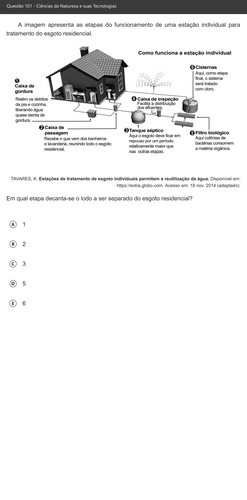
#> input picture 11-recortarexcesso/questoes/questao-101.png, 247 x 500 px, shrunk from 2383 x 4826 before the run; its folder holds 4 pictures in this run
$ python recorta-excessos.py
#> lines starting #> are read from the running program, lines starting #| are printed output that depends on the picture
from PIL import Image
import os
import shutil

def encontrar_fim_do_branco(imagem, tolerancia=15):
    """
    Varre a imagem de baixo para cima analisando a linha horizontal quase inteira.
    Evita passar por "buracos" entre as letras e cortar as alternativas.
    """
    largura, altura = imagem.size
    pixels = imagem.load()

    # Define uma margem nas laterais para ignorar possíveis bordas pretas/sujeiras do scanner
    margem_lateral = int(largura * 0.1)  # 10% de margem
    x_inicio = margem_lateral
    x_fim = largura - margem_lateral

    # Percorre de baixo para cima
    for y in range(altura - 1, -1, -1):

        # Varre a linha horizontalmente de x_inicio até x_fim
        for x in range(x_inicio, x_fim):
            pixel = pixels[x, y]

            if len(pixel) == 4:
                r, g, b, _ = pixel
            else:
                r, g, b = pixel[:3]

            # Se encontrar QUALQUER pixel que não seja branco, achou o fim da página
            if r < (255 - tolerancia) or g < (255 - tolerancia) or b < (255 - tolerancia):
                print(f"Conteúdo detectado na linha y={y}. Cortando abaixo disso.")
                return y + 8  # Margem de segurança de 8 pixels para ficar visualmente agradável

    return None

def processar_imagens(pasta_origem, pasta_destino):
    """
    Processa todas as imagens da pasta origem, recortando o excesso branco inferior
    e copiando todas para a pasta destino
    """
#> called with pasta_origem = './questoes', pasta_destino = 'finalizadas'
    os.makedirs(pasta_destino, exist_ok=True)

    arquivos = [f for f in os.listdir(pasta_origem)
                if f.lower().endswith(('.png', '.jpg', '.jpeg', '.bmp', '.tiff'))]

    print(f"Encontrados {len(arquivos)} arquivos para processar")

    for arquivo in arquivos:
        caminho_origem = os.path.join(pasta_origem, arquivo)
        caminho_destino = os.path.join(pasta_destino, arquivo)

        try:
            with Image.open(caminho_origem) as imagem:
#> imagem is the input picture: PIL image 247x500 RGB; min 0, max 255, mean 239.6
                print(f"\nProcessando: {arquivo} ({imagem.width}x{imagem.height})")
#| Processando: questao-101.png (247x500)

                posicao_corte = encontrar_fim_do_branco(imagem)
#> posicao_corte = 313

                if posicao_corte is not None and posicao_corte < imagem.height:
                    area_corte = (0, 0, imagem.width, posicao_corte)
#> area_corte = (0, 0, 247, 313)
                    imagem_recortada = imagem.crop(area_corte)
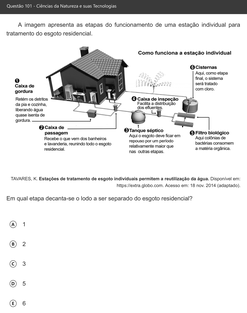
#> imagem_recortada: PIL image 247x313 RGB; min 0, max 255, mean 230.4
                    imagem_recortada.save(caminho_destino)
                    print(f"✓ Imagem recortada: {imagem_recortada.width}x{imagem_recortada.height}")
#| ✓ Imagem recortada: 247x313
                else:
                    shutil.copy2(caminho_origem, caminho_destino)
                    print(f"✓ Imagem mantida original (sem excesso branco detectado)")

        except Exception as e:
            print(f"✗ Erro ao processar {arquivo}: {e}")
            try:
                shutil.copy2(caminho_origem, caminho_destino)
                print(f"✓ Arquivo copiado mesmo com erro")
            except:
                print(f"✗ Não foi possível copiar o arquivo")
#> pass 2 of the loop in processar_imagens, `for arquivo in arquivos:`:
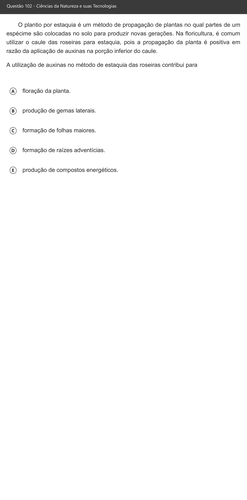
#> input picture 11-recortarexcesso/questoes/questao-102.png, 247 x 500 px, shrunk from 2383 x 4826 before the run
#> in processar_imagens, imagem is the input picture: PIL image 247x500 RGB; min 41, max 255, mean 246.4
#| Processando: questao-102.png (247x500)
#> posicao_corte = 181
#> area_corte = (0, 0, 247, 181)
#> in processar_imagens, `imagem_recortada = imagem.crop(area_corte)`:
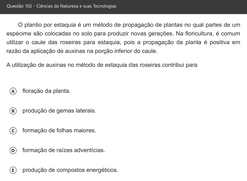
#> imagem_recortada: PIL image 247x181 RGB; min 41, max 255, mean 231.2
#| ✓ Imagem recortada: 247x181
#> pass 3 of the loop in processar_imagens, `for arquivo in arquivos:`:
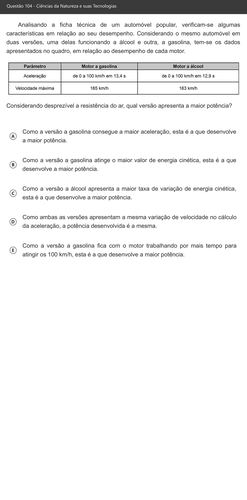
#> input picture 11-recortarexcesso/questoes/questao-104.png, 247 x 500 px, shrunk from 2383 x 4826 before the run
#> in processar_imagens, imagem is the input picture: PIL image 247x500 RGB; mean R, G, B 241.4, 241.4, 241.4
#| Processando: questao-104.png (247x500)
#> posicao_corte = 265
#> area_corte = (0, 0, 247, 265)
#> in processar_imagens, `imagem_recortada = imagem.crop(area_corte)`:
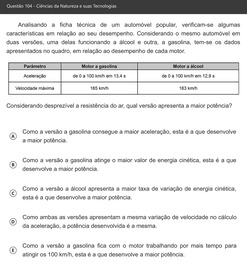
#> imagem_recortada: PIL image 247x265 RGB; mean R, G, B 229.3, 229.3, 229.3
#| ✓ Imagem recortada: 247x265
#> the loop made 4 passes; the first 3 are shown

if __name__ == "__main__":
    pasta_origem = "./questoes"
    pasta_destino = "finalizadas"

    print("Iniciando processamento com varredura horizontal completa...")

    if not os.path.exists(pasta_origem):
        print(f"Erro: A pasta '{pasta_origem}' não existe!")
        exit(1)

    processar_imagens(pasta_origem, pasta_destino)
    print("\n" + "="*50)
    print("Processamento concluído!")
